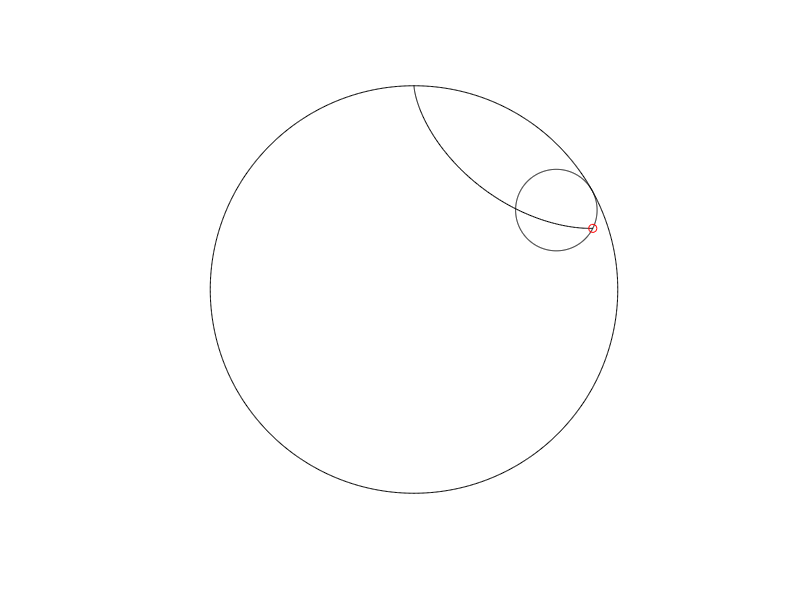

MATLAB code for this plot:
n = 1000;

t = zeros(1, n);
for i = 1:1:n
    t(i) = (2*(i-1)*pi)/n;
end

x1 = [];
y1 = [];
for i = 1:1:n %curva1
    x1(i) = 2.5*sin(t(i));
    y1(i) = 2.5*cos(t(i));
end
x1(i+1) = x1(1);
y1(i+1) = y1(1);

x4 = [];
y4 = [];
for i = 1:1:n %curva1
    x4(i) = 0.5*sin(t(i));
    y4(i) = 0.5*cos(t(i));
end
x4(i+1) = x4(1);
y4(i+1) = y4(1);

x2 = [];
y2 = [];
for i = 1:1:170 %curva2
    x2(i) = 2*sin(t(i)) - 0.5*sin((2/0.5).*t(i));
    y2(i) = 2*cos(t(i)) + 0.5*cos((2/0.5).*t(i));
end

x3 = [0 0];
y3 = [-10 10];


%...

%plots
hold on;
plot(x1, y1, 'k');
plot(x2, y2, 'k');
% plot(x3, y3, 'k');
% plot(y3, x3, 'k');
plot(x4*cos(t(170)) + (y4+2)*sin(t(170)), (y4+2)*cos(t(170)) - x4*sin(t(170)), 'k');
plot(x2(170), y2(170), 'ro');

axis off;
axis([-3 3 -3 3]);
pbaspect([1 1 1]);